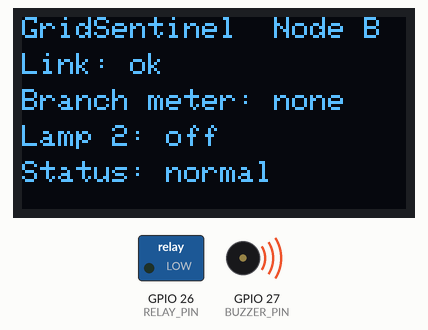
The sketch below on a simulated ESP32. On the bench: 128×64 one-colour display, switched loads named in the sketch (green lamp = pin HIGH), buzzer (waves = sounding, pin HIGH). WiFi joins after 1.5 s; servers stay silent unless stated; uploads are accepted with an empty reply; not simulated (calls return 0 or success): secrets.h; what the sketch prints to the serial monitor is not drawn.

Above: at 2.0 s.

The sketch:

node_b.ino
```cpp
// GridSentinel Edge, Node B: measures the switched branch, drives the relay, buzzer and OLED.

#include <WiFi.h>
#include <HTTPClient.h>
#include <Wire.h>
#include <ArduinoJson.h>
#include <Adafruit_GFX.h>
#include <Adafruit_SSD1306.h>
#include "config.h"
#include "secrets.h"
#include "ina226.h"

INA226 ina(INA_ADDR, SHUNT_OHMS);
Adafruit_SSD1306 oled(128, 64, &Wire, -1);

uint32_t seq = 0;
bool relayOn = false, buzzerOn = false, oledOk = false;
unsigned long lastSample = 0, lastPoll = 0, lastDraw = 0, lastWifiTry = 0;
float lastV = 0, lastI = 0;
char alertText[24] = "";

void setRelay(bool on)  { relayOn = on;  digitalWrite(RELAY_PIN,  (on != RELAY_ACTIVE_LOW)  ? HIGH : LOW); }
// sound = true makes noise right now. A passive module gets a tone, an active one a level.
void driveBuzzer(bool sound) {
  if (BUZZER_PASSIVE) {
#if ESP_ARDUINO_VERSION_MAJOR >= 3
    ledcWriteTone(BUZZER_PIN, sound ? BUZZER_FREQ : 0);
#else
    ledcWriteTone(0, sound ? BUZZER_FREQ : 0);
#endif
  } else {
    digitalWrite(BUZZER_PIN, (sound != BUZZER_ACTIVE_LOW) ? HIGH : LOW);
  }
}
void setBuzzer(bool on) { buzzerOn = on; if (!on) driveBuzzer(false); }
void updateBuzzer() { if (buzzerOn) driveBuzzer((millis() % BEEP_PERIOD_MS) < BEEP_ON_MS); }

bool post(const String &path, const String &body) {
  HTTPClient http;
  http.begin(String(GATEWAY_URL) + path);
  http.addHeader("Content-Type", "application/json");
  http.setTimeout(1500);
  int code = http.POST(body);
  http.end();
  return code == 200;
}

void sendSample() {
  lastV = HAS_INA ? ina.busVolts() : 0.0f;
  lastI = HAS_INA ? ina.amps() : 0.0f;

  JsonDocument doc;
  doc["node_id"]   = NODE_ID;
  doc["seq"]       = ++seq;
  doc["uptime_ms"] = millis();
  doc["bus_v"]     = serialized(String(lastV, 3));
  doc["current_a"] = serialized(String(lastI, 4));
  doc["power_w"]   = serialized(String(lastV * lastI, 3));
  doc["relay_on"]  = relayOn;
  doc["rssi"]      = WiFi.RSSI();
  doc["fw"]        = FW_TAG;

  String body;
  serializeJson(doc, body);
  bool ok = (WiFi.status() == WL_CONNECTED) && post("/telemetry", body);
  Serial.printf("%s seq=%lu  %.3f V  %.4f A  relay=%d  %s\n", NODE_ID, (unsigned long)seq, lastV, lastI, relayOn, ok ? "sent" : "not sent");
}

void pollCommand() {
  if (WiFi.status() != WL_CONNECTED) return;
  int id = 0;
  String cmd, text;

  HTTPClient http;
  http.begin(String(GATEWAY_URL) + "/command/" + NODE_ID);
  http.setTimeout(1000);
  if (http.GET() == 200) {
    JsonDocument d;
    if (!deserializeJson(d, http.getString())) {
      id   = d["id"] | 0;
      cmd  = d["command"] | "none";
      text = d["text"] | "";
    }
  }
  http.end();
  if (id == 0) return;

  if      (cmd == "relay_on")   setRelay(true);
  else if (cmd == "relay_off")  setRelay(false);
  else if (cmd == "buzzer_on")  { setBuzzer(true);  text.toCharArray(alertText, sizeof(alertText)); }
  else if (cmd == "buzzer_off") { setBuzzer(false); alertText[0] = 0; }
  post("/command/" + String(id) + "/ack", "{}");
}

void draw() {
  if (!oledOk) return;
  oled.clearDisplay();
  oled.setTextSize(1);
  oled.setTextColor(SSD1306_WHITE);
  oled.setCursor(0, 0);  oled.print("GridSentinel  Node B");
  oled.setCursor(0, 12); oled.print(WiFi.status() == WL_CONNECTED ? "Link: ok" : "Link: down");
  oled.setCursor(0, 24);
  if (HAS_INA) oled.printf("%.2f V   %.3f A", lastV, lastI);
  else         oled.print("Branch meter: none");
  oled.setCursor(0, 36); oled.print(relayOn ? "Lamp 2: on" : "Lamp 2: off");
  oled.setCursor(0, 48); oled.print(alertText[0] ? alertText : "Status: normal");
  oled.display();
}

void setup() {
  Serial.begin(115200);
  pinMode(RELAY_PIN, OUTPUT);
  if (BUZZER_PASSIVE) {
#if ESP_ARDUINO_VERSION_MAJOR >= 3
    ledcAttach(BUZZER_PIN, BUZZER_FREQ, 8);
#else
    ledcSetup(0, BUZZER_FREQ, 8);
    ledcAttachPin(BUZZER_PIN, 0);
#endif
  } else {
    pinMode(BUZZER_PIN, OUTPUT);
  }
  setRelay(false);                       // lamp 2 starts off
  setBuzzer(false);

  Wire.begin(SDA_PIN, SCL_PIN);
  oledOk = oled.begin(SSD1306_SWITCHCAPVCC, OLED_ADDR);
  if (!oledOk) Serial.println("OLED not found at 0x3C");
  if (HAS_INA) {
    if (ina.begin()) Serial.printf("INA226 found at 0x%02X\n", ina.address());
    else Serial.println("INA226 not answering. Check VCC, GND, SDA, SCL and the solder joints.");
  }

  WiFi.mode(WIFI_STA);
  WiFi.begin(WIFI_SSID, WIFI_PASSWORD);
  unsigned long t0 = millis();
  while (WiFi.status() != WL_CONNECTED && millis() - t0 < 20000) delay(250);
  Serial.println(WiFi.status() == WL_CONNECTED ? WiFi.localIP().toString() : "Wi-Fi not connected yet, will keep trying");
}

void loop() {
  unsigned long now = millis();
  if (WiFi.status() != WL_CONNECTED && now - lastWifiTry > 5000) {
    lastWifiTry = now;
    WiFi.reconnect();
  }
  if (now - lastSample >= SAMPLE_PERIOD_MS) { lastSample = now; sendSample(); }
  if (now - lastPoll   >= POLL_PERIOD_MS)   { lastPoll = now;   pollCommand(); }
  if (now - lastDraw   >= 500)              { lastDraw = now;   draw(); }
  updateBuzzer();
}
```

config.h
```cpp
#pragma once
// Node B: branch meter (INA226-B), relay for lamp 2, buzzer and OLED.

#define NODE_ID "B"
#define FW_TAG  "node-b 1.0"

const unsigned long SAMPLE_PERIOD_MS = 500;   // keep in step with sample_period_s in config.toml
const unsigned long POLL_PERIOD_MS   = 1000;  // how often the node asks the gateway for a command

const bool    HAS_INA    = false;              // false when this node has no INA226 fitted
const uint8_t INA_ADDR   = 0x40;              // tried first; the driver then scans 0x40-0x4F
const float   SHUNT_OHMS = 0.1f;
const int     SDA_PIN    = 21;
const int     SCL_PIN    = 22;
const uint8_t OLED_ADDR  = 0x3C;

const int RELAY_PIN  = 26;
const int BUZZER_PIN = 27;

// Set RELAY_ACTIVE_LOW to true if your relay board clicks on when the pin goes LOW.
// Test it with no lamp connected before you rely on this.
const bool RELAY_ACTIVE_LOW  = false;
const bool BUZZER_ACTIVE_LOW = true;          // for an active module that sounds while the pin is LOW

// A passive buzzer module needs a tone, not a level. Set BUZZER_PASSIVE to true for that kind.
const bool BUZZER_PASSIVE = false;
const int  BUZZER_FREQ = 2400;                // Hz, passive modules only
const unsigned long BEEP_ON_MS = 200;         // an alert beeps 200 ms in every second
const unsigned long BEEP_PERIOD_MS = 1000;
```
